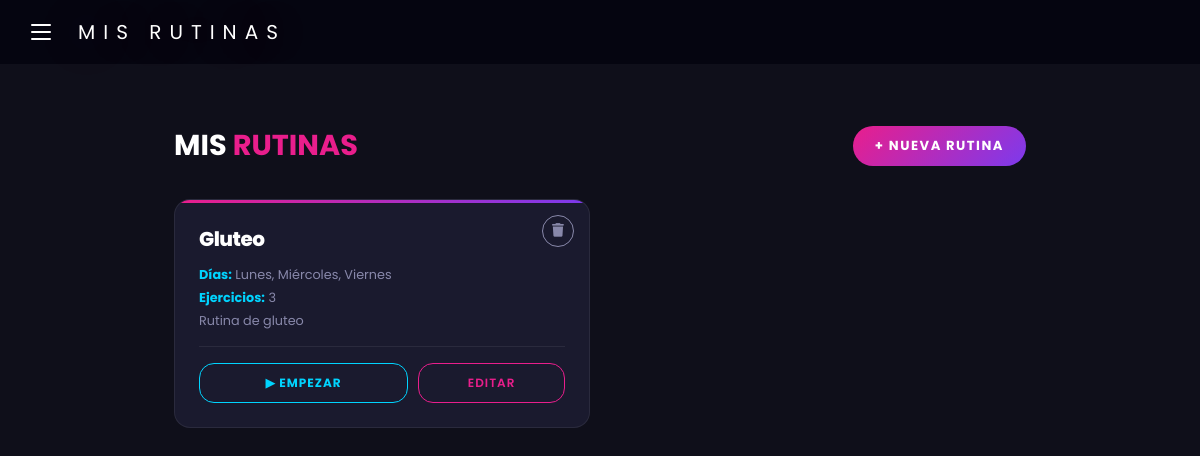
The app's page /rutinas/ (signed in), older data.
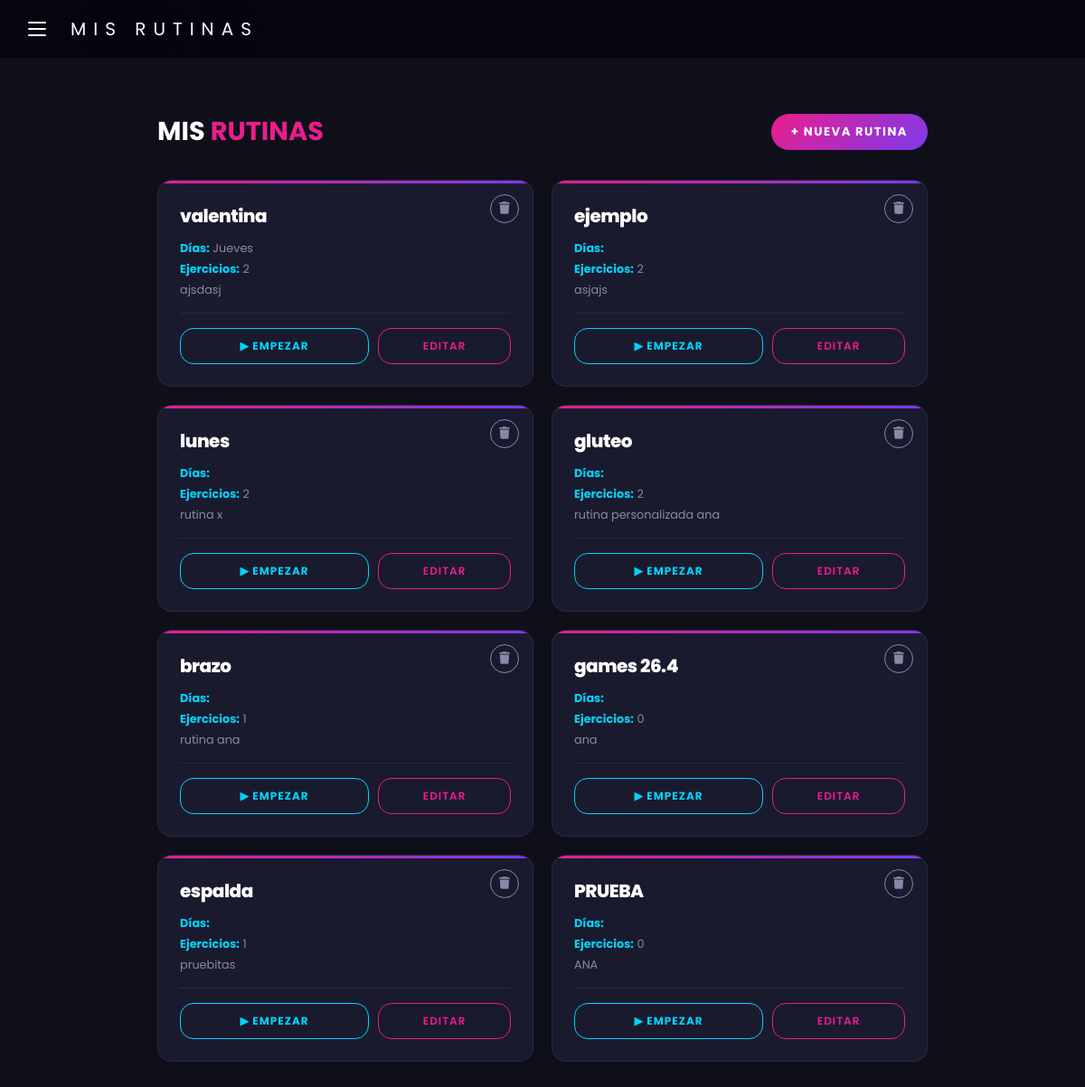
The same page, newer data.
### rutinas/models.py (models this page shows, shortened)
class Rutina(models.Model):
    TIPO_RUTINA = [
        ('predeterminada', 'Predeterminada'),
        ('personal', 'Personal'),
    ]
    TIPO_ENTRENAMIENTO = [
        ('crossfit',     'CrossFit'),
        ('fuerza',       'Fuerza'),
        ('cardio',       'Cardio'),
        ('funcional',    'Funcional'),
        ('hipertrofia',  'Hipertrofia'),
        ('flexibilidad', 'Flexibilidad'),
    ]
    NIVELES = [
        ('principiante', 'Principiante'),
        ('intermedio',   'Intermedio'),
        ('avanzado',     'Avanzado'),
    ]
    DIAS = [
        ('lun', 'Lunes'),
        ('mar', 'Martes'),
        ('mie', 'Miércoles'),
        ('jue', 'Jueves'),
        ('vie', 'Viernes'),
        ('sab', 'Sábado'),
        ('dom', 'Domingo'),
    ]
    id_rutina = models.AutoField(primary_key=True)
    id_usuario = models.ForeignKey(Usuario, on_delete=models.CASCADE, related_name='rutinas')
    nombre_rutina = models.CharField(max_length=100)
    descripcion = models.TextField(max_length=500, blank=True)
    tipo_rutina = models.CharField(max_length=20, choices=TIPO_RUTINA, default='personal')
    tipo_entrenamiento = models.CharField(max_length=20, choices=TIPO_ENTRENAMIENTO, default='funcional')
    duracion = models.IntegerField(default=45)
    nivel = models.CharField(max_length=20, choices=NIVELES, default='principiante')
    dias = models.CharField(max_length=50, blank=True)
    creada_en = models.DateTimeField(auto_now_add=True)
    fecha_creacion = models.DateTimeField(auto_now_add=True)
    def get_dias_lista(self):
        return self.dias.split(',') if self.dias else []
    def get_dias_display(self):
        dias_dict = dict(self.DIAS)
        return ', '.join([dias_dict.get(d, d) for d in self.get_dias_lista()])

### rutinas/views.py (the view)
# urls.py: path('', views.lista_rutinas, name='lista_rutinas'),
@login_required
def lista_rutinas(request):
    rutinas = Rutina.objects.filter(id_usuario=request.user).order_by('-creada_en')
    return render(request, 'rutinas/lista.html', {
        'rutinas': rutinas
    })

### templates/rutinas/lista.html (shortened to what this page needs)
{% load static %}
<!DOCTYPE html>
<html lang="es">
<head>
  <link rel="stylesheet" href="https://cdnjs.cloudflare.com/ajax/libs/font-awesome/6.5.0/css/all.min.css">
  <link rel="stylesheet" href="{% static 'css/rutinas.css' %}">
</head>
<body>
  <header class="topbar">
    <label for="sidebar-toggle" class="menu-btn" aria-label="Menú">
      <span></span><span></span><span></span>
    </label>
    <span class="topbar-title">MIS RUTINAS</span>
  </header>
  <main class="main">
    <div class="page-header">
      <h2 class="page-titulo">MIS <span>RUTINAS</span></h2>
      <a href="{% url 'crear_rutina' %}" class="btn-nueva">+ Nueva rutina</a>
    </div>
    {% if rutinas %}
      <div class="rutinas-grid">
        {% for rutina in rutinas %}
        <div class="rutina-card">
        <form method="POST" action="{% url 'eliminar_rutina' rutina.pk %}">
          <button type="submit" class="btn-eliminar-icon" onclick="return confirm('¿Eliminar esta rutina?')">
            <i class="fa-solid fa-trash"></i>
          </button>
        </form>
          <p class="rutina-card-nombre">{{ rutina.nombre_rutina }}</p>
          <div class="rutina-meta">
            <span><strong>Días:</strong> {{ rutina.get_dias_display }}</span>
            <span><strong>Ejercicios:</strong> {{ rutina.ejercicios.count }}</span>
            {% if rutina.descripcion %}
              <span>{{ rutina.descripcion }}</span>
            {% endif %}
          </div>
          <div class="rutina-acciones">
            <a href="{% url 'detalle_rutina' rutina.pk %}" class="btn-empezar">▶ Empezar</a>
            <a href="{% url 'editar_rutina' rutina.pk %}" class="btn-editar">Editar</a>
          </div>
        </div>
        {% endfor %}
      </div>
    {% else %}
      <div class="vacio">
        <p>Aún no tienes rutinas creadas.</p>
        <a href="{% url 'crear_rutina' %}" class="btn-nueva">Crea tu primera rutina</a>
      </div>
    {% endif %}
  </main>
</body>
</html>

Row changes from the older to the newer data that the page shows:
removed Rutina: nombre_rutina "Gluteo", dias "Lunes, Miércoles, Viernes", ejercicios.count "3", descripcion "Rutina de gluteo"
added Rutina: nombre_rutina "valentina", dias "Jueves", ejercicios.count "2", descripcion "ajsdasj"
added Rutina: nombre_rutina "ejemplo", ejercicios.count "2", descripcion "asjajs"
added Rutina: nombre_rutina "lunes", ejercicios.count "2", descripcion "rutina x"
added Rutina: nombre_rutina "gluteo", ejercicios.count "2", descripcion "rutina personalizada ana"
added Rutina: nombre_rutina "brazo", ejercicios.count "1", descripcion "rutina ana"
added Rutina: nombre_rutina "games 26.4", ejercicios.count "0", descripcion "ana"
added Rutina: nombre_rutina "espalda", ejercicios.count "1", descripcion "pruebitas"
added Rutina: nombre_rutina "PRUEBA", ejercicios.count "0", descripcion "ANA"
